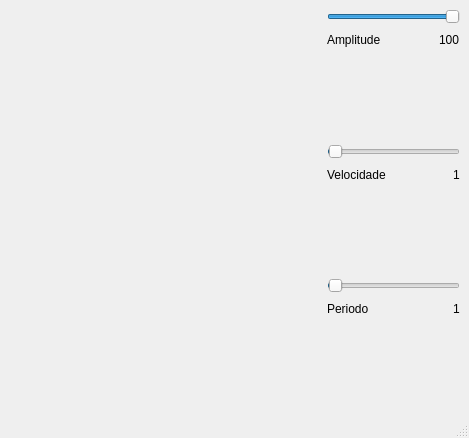
<?xml version="1.0" encoding="UTF-8"?>
<ui version="4.0">
 <class>MainWindow</class>
 <widget class="QMainWindow" name="MainWindow">
  <property name="geometry">
   <rect>
    <x>0</x>
    <y>0</y>
    <width>469</width>
    <height>438</height>
   </rect>
  </property>
  <property name="windowTitle">
   <string>MainWindow</string>
  </property>
  <widget class="QWidget" name="centralwidget">
   <layout class="QHBoxLayout" name="horizontalLayout_4" stretch="70,30">
    <item>
     <widget class="Plotter" name="widgetSeno" native="true"/>
    </item>
    <item>
     <layout class="QVBoxLayout" name="verticalLayout_4">
      <item>
       <layout class="QVBoxLayout" name="verticalLayout">
        <item>
         <widget class="QSlider" name="horizontalSliderAmp">
          <property name="maximum">
           <number>100</number>
          </property>
          <property name="value">
           <number>100</number>
          </property>
          <property name="orientation">
           <enum>Qt::Horizontal</enum>
          </property>
         </widget>
        </item>
        <item>
         <layout class="QHBoxLayout" name="horizontalLayout_3">
          <item>
           <widget class="QLabel" name="label">
            <property name="text">
             <string>Amplitude</string>
            </property>
           </widget>
          </item>
          <item>
           <spacer name="horizontalSpacer">
            <property name="orientation">
             <enum>Qt::Horizontal</enum>
            </property>
            <property name="sizeHint" stdset="0">
             <size>
              <width>40</width>
              <height>20</height>
             </size>
            </property>
           </spacer>
          </item>
          <item>
           <widget class="QLabel" name="labelAmp">
            <property name="text">
             <string>100</string>
            </property>
           </widget>
          </item>
         </layout>
        </item>
       </layout>
      </item>
      <item>
       <spacer name="verticalSpacer">
        <property name="orientation">
         <enum>Qt::Vertical</enum>
        </property>
        <property name="sizeHint" stdset="0">
         <size>
          <width>20</width>
          <height>40</height>
         </size>
        </property>
       </spacer>
      </item>
      <item>
       <layout class="QVBoxLayout" name="verticalLayout_2">
        <item>
         <widget class="QSlider" name="horizontalSliderVel">
          <property name="value">
           <number>1</number>
          </property>
          <property name="orientation">
           <enum>Qt::Horizontal</enum>
          </property>
         </widget>
        </item>
        <item>
         <layout class="QHBoxLayout" name="horizontalLayout_2">
          <item>
           <widget class="QLabel" name="label_2">
            <property name="text">
             <string>Velocidade</string>
            </property>
           </widget>
          </item>
          <item>
           <spacer name="horizontalSpacer_2">
            <property name="orientation">
             <enum>Qt::Horizontal</enum>
            </property>
            <property name="sizeHint" stdset="0">
             <size>
              <width>40</width>
              <height>20</height>
             </size>
            </property>
           </spacer>
          </item>
          <item>
           <widget class="QLabel" name="labelVel">
            <property name="text">
             <string>1</string>
            </property>
           </widget>
          </item>
         </layout>
        </item>
       </layout>
      </item>
      <item>
       <spacer name="verticalSpacer_2">
        <property name="orientation">
         <enum>Qt::Vertical</enum>
        </property>
        <property name="sizeHint" stdset="0">
         <size>
          <width>20</width>
          <height>40</height>
         </size>
        </property>
       </spacer>
      </item>
      <item>
       <layout class="QVBoxLayout" name="verticalLayout_3">
        <item>
         <widget class="QSlider" name="horizontalSliderPer">
          <property name="value">
           <number>1</number>
          </property>
          <property name="orientation">
           <enum>Qt::Horizontal</enum>
          </property>
         </widget>
        </item>
        <item>
         <layout class="QHBoxLayout" name="horizontalLayout">
          <item>
           <widget class="QLabel" name="label_3">
            <property name="text">
             <string>Periodo</string>
            </property>
           </widget>
          </item>
          <item>
           <spacer name="horizontalSpacer_3">
            <property name="orientation">
             <enum>Qt::Horizontal</enum>
            </property>
            <property name="sizeHint" stdset="0">
             <size>
              <width>40</width>
              <height>20</height>
             </size>
            </property>
           </spacer>
          </item>
          <item>
           <widget class="QLabel" name="labelPer">
            <property name="text">
             <string>1</string>
            </property>
           </widget>
          </item>
         </layout>
        </item>
       </layout>
      </item>
      <item>
       <spacer name="verticalSpacer_3">
        <property name="orientation">
         <enum>Qt::Vertical</enum>
        </property>
        <property name="sizeHint" stdset="0">
         <size>
          <width>20</width>
          <height>40</height>
         </size>
        </property>
       </spacer>
      </item>
     </layout>
    </item>
   </layout>
  </widget>
  <widget class="QMenuBar" name="menubar">
   <property name="geometry">
    <rect>
     <x>0</x>
     <y>0</y>
     <width>469</width>
     <height>22</height>
    </rect>
   </property>
  </widget>
  <widget class="QStatusBar" name="statusbar"/>
 </widget>
 <customwidgets>
  <customwidget>
   <class>Plotter</class>
   <extends>QWidget</extends>
   <header>plotter.h</header>
   <container>1</container>
  </customwidget>
 </customwidgets>
 <resources/>
 <connections/>
</ui>
